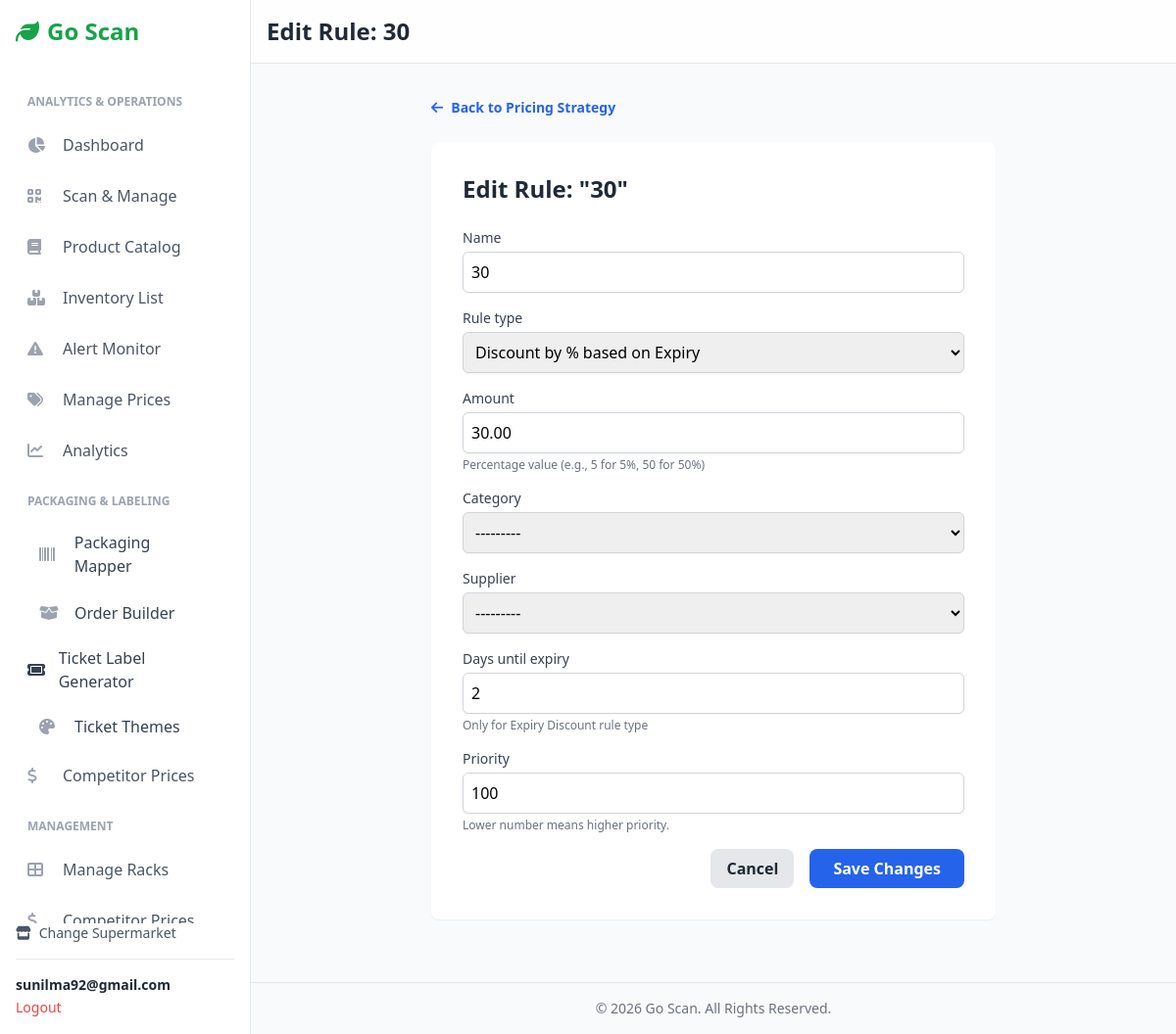
The page /pricing/supermarket/1/rule/1/edit/ (signed in) on the database its author committed.
### users/models.py (models this page shows, shortened)
class Account(AbstractBaseUser):
    first_name = models.CharField(max_length=50)
    last_name = models.CharField(max_length=50)
    username = models.CharField(max_length=50, unique=True)
    email = models.EmailField(max_length=100, unique=True)
    phone_number = models.CharField(max_length=50, blank=True)
    date_joined = models.DateTimeField(auto_now_add=True)
    last_login = models.DateTimeField(auto_now=True)
    is_admin = models.BooleanField(default=False)
    is_staff = models.BooleanField(default=False)
    is_active = models.BooleanField(default=True)  # <-- Changed to True
    is_superuser = models.BooleanField(default=False)
    USERNAME_FIELD = 'username'
    REQUIRED_FIELDS = ['email', 'first_name', 'last_name']
    objects = MyAccountManager()

### pricing/models.py (models this page shows, shortened)
class PricingRule(models.Model):
    class RuleType(models.TextChoices):
        MATCH_LOWEST = 'MATCH_LOWEST', 'Match Lowest Competitor'
        BEAT_LOWEST = 'BEAT_LOWEST', 'Beat Lowest Competitor by %'
        PROFIT_MARGIN = 'PROFIT_MARGIN', 'Maintain Profit Margin %'
        EXPIRY_DISCOUNT = 'EXPIRY_DISCOUNT', 'Discount by % based on Expiry'
    supermarket = models.ForeignKey(Supermarket, on_delete=models.CASCADE, related_name='pricing_rules')
    name = models.CharField(max_length=255)
    rule_type = models.CharField(max_length=20, choices=RuleType.choices)
    amount = models.DecimalField(max_digits=5, decimal_places=2,
                                 help_text="Percentage value (e.g., 5 for 5%, 50 for 50%)")
    category = models.ForeignKey(Category, on_delete=models.CASCADE, null=True, blank=True)
    supplier = models.ForeignKey(Supplier, on_delete=models.CASCADE, null=True, blank=True)
    days_until_expiry = models.IntegerField(null=True, blank=True, help_text="Only for Expiry Discount rule type")
    priority = models.IntegerField(default=100, help_text="Lower number means higher priority.")
    is_active = models.BooleanField(default=True,
                                    help_text="Uncheck this to disable the promotion without deleting it.")
    class Meta:
        ordering = ['priority']

### pricing/views.py (the view)
# urls.py: path('supermarket/<int:supermarket_id>/rule/<int:rule_id>/edit/', views.pricing_rule_edit_view, name='pricing_rule_edit'),
@login_required(login_url='account_login')
def pricing_rule_edit_view(request, supermarket_id, rule_id):
    supermarket = get_object_or_404(Supermarket, pk=supermarket_id, owner=request.user)
    rule = get_object_or_404(PricingRule, pk=rule_id, supermarket=supermarket)
    if request.method == 'POST':
        form = PricingRuleForm(request.POST, instance=rule)
        if form.is_valid():
            try:
                form.save()
                messages.success(request, f"Rule '{rule.name}' updated successfully.")
                return redirect('pricing:pricing_strategy', supermarket_id=supermarket.id)
            except IntegrityError as e:
                messages.error(request, f"Could not update rule: {e}")
            except ValueError as e:
                messages.error(request, f"Invalid input: {e}")
        else:
            messages.error(request, "Please correct the errors below.")
    else:
        form = PricingRuleForm(instance=rule)
    context = {
        'supermarket': supermarket,
        'rule': rule,
        'form': form,
    }
    return render(request, 'pricing/pricing_rule_edit.html', context) # Use a new template

### pricing/forms.py
class PricingRuleForm(forms.ModelForm):
    class Meta:
        model = PricingRule
        fields = ['name', 'rule_type', 'amount', 'category', 'supplier', 'days_until_expiry', 'priority']
        widgets = {
            'name': forms.TextInput(attrs={'class': 'mt-1 w-full p-2 border border-gray-300 rounded-md shadow-sm'}),
            'rule_type': forms.Select(attrs={'class': 'mt-1 w-full p-2 border border-gray-300 rounded-md shadow-sm'}),
            'amount': forms.NumberInput(attrs={'class': 'mt-1 w-full p-2 border border-gray-300 rounded-md shadow-sm'}),
            'category': forms.Select(attrs={'class': 'mt-1 w-full p-2 border border-gray-300 rounded-md shadow-sm'}),
            'supplier': forms.Select(attrs={'class': 'mt-1 w-full p-2 border border-gray-300 rounded-md shadow-sm'}),
            'days_until_expiry': forms.NumberInput(attrs={'class': 'mt-1 w-full p-2 border border-gray-300 rounded-md shadow-sm'}),
            'priority': forms.NumberInput(attrs={'class': 'mt-1 w-full p-2 border border-gray-300 rounded-md shadow-sm'}),
        }

### Inventory/models.py (called while the page is built)
    def __str__(self): return self.name

### templates/pricing/pricing_rule_edit.html (shortened to what this page needs)
{% extends "inventory/base.html" %}
{% block header %}Edit Rule: {{ rule.name }}{% endblock %}
{% block content %}
<div class="max-w-xl mx-auto">
    <div class="mb-6">
        <a href="{% url 'pricing:pricing_strategy' supermarket.id %}" class="text-sm font-semibold text-blue-600 hover:underline">
            <i class="fas fa-arrow-left mr-2"></i>Back to Pricing Strategy
        </a>
    </div>
    <div class="bg-white p-6 sm:p-8 rounded-lg shadow-sm">
        <h1 class="text-2xl font-bold text-gray-800 mb-6">
            Edit Rule: "{{ rule.name }}"
        </h1>
        <form method="POST" action="{% url 'pricing:pricing_rule_edit' supermarket.id rule.id %}" class="space-y-4">
            {% for field in form %}
            <div>
                <label for="{{ field.id_for_label }}" class="block text-sm font-medium text-gray-700">{{ field.label }}</label>
                {{ field }}
                {% if field.help_text %}
                    <p class="text-xs text-gray-500 mt-1">{{ field.help_text }}</p>
                {% endif %}
            </div>
            {% endfor %}
            <div class="mt-8 flex justify-end gap-4">
                <a href="{% url 'pricing:pricing_strategy' supermarket.id %}" class="px-4 py-2 bg-gray-200 text-gray-800 font-semibold rounded-lg hover:bg-gray-300 transition-colors">
                    Cancel
                </a>
                <button type="submit" class="px-6 py-2 bg-blue-600 text-white font-semibold rounded-lg hover:bg-blue-700 focus:outline-none focus:ring-2 focus:ring-offset-2 focus:ring-blue-500 transition-colors">
                    Save Changes
                </button>
            </div>
        </form>
    </div>
</div>
{% endblock %}

### templates/inventory/base.html (shortened to what this page needs)
{% load static %}
<!DOCTYPE html>
<html lang="en">
<head>
    <script src="https://cdn.tailwindcss.com"></script>
    <link rel="stylesheet" href="https://cdnjs.cloudflare.com/ajax/libs/font-awesome/6.4.0/css/all.min.css">
</head>
<body class="bg-gray-50 font-sans">
    <aside id="sidebar" class="w-64 bg-white text-gray-800 p-4 border-r border-gray-200 fixed h-full flex flex-col z-30 md:translate-x-0">
        <div class="text-2xl font-bold text-green-600 mb-8 flex items-center">
            <i class="fas fa-leaf mr-2"></i>
            <span>Go Scan</span>
        </div>
        <nav class="space-y-1 flex-grow overflow-y-auto">
            {% if supermarket %}
                <p class="px-3 pt-4 pb-2 text-xs font-semibold text-gray-400 uppercase">Analytics & Operations</p>
                <a href="{% url 'inventory:supermarket_dashboard' supermarket.id %}" class="sidebar-link flex items-center p-3 rounded-lg text-gray-600 hover:bg-gray-200">
                    <i class="fas fa-chart-pie w-6 mr-3 text-gray-400"></i> Dashboard
                </a>
                <a href="{% url 'inventory:scan_item' supermarket.id %}" class="sidebar-link flex items-center p-3 rounded-lg text-gray-600 hover:bg-gray-200">
                    <i class="fas fa-qrcode w-6 mr-3 text-gray-400"></i> Scan & Manage
                </a>
                <a href="{% url 'inventory:product_list' supermarket.id %}" class="sidebar-link flex items-center p-3 rounded-lg text-gray-600 hover:bg-gray-200">
                    <i class="fas fa-book w-6 mr-3 text-gray-400"></i> Product Catalog
                </a>
                <a href="{% url 'inventory:inventory_list' supermarket.id %}" class="sidebar-link flex items-center p-3 rounded-lg text-gray-600 hover:bg-gray-200">
                    <i class="fas fa-boxes-stacked w-6 mr-3 text-gray-400"></i> Inventory List
                </a>
                <a href="{% url 'pricing:alert_monitor' supermarket.id %}" class="sidebar-link flex items-center p-3 rounded-lg text-gray-600 hover:bg-gray-200">
                    <i class="fas fa-triangle-exclamation w-6 mr-3 text-gray-400"></i> Alert Monitor
                </a>
                    <a href="{% url 'product_pricing:manage_product_prices' supermarket.id %}" class="sidebar-link flex items-center p-3 rounded-lg text-gray-600 hover:bg-gray-200">
                        <i class="fas fa-tags w-6 mr-3 text-gray-400"></i> Manage Prices
                    </a>
            <a href="{% url 'analytics:dashboard' supermarket.id %}"
   class="sidebar-link flex items-center p-3 rounded-lg text-gray-600 hover:bg-gray-200">
    <i class="fas fa-chart-line w-6 mr-3 text-gray-400"></i>
    <span>Analytics</span>
</a>
<p class="px-3 pt-4 pb-2 text-xs font-semibold text-gray-400 uppercase">
    Packaging & Labeling
</p>
<a href="{% url 'packaging:scan_unit' supermarket.id %}"
   class="sidebar-link flex items-center px-4 py-2.5 rounded-lg mx-2 text-gray-700 hover:bg-gray-100">
    <i class="fas fa-barcode w-6 mr-3 text-gray-400"></i>
    <span>Packaging Mapper</span>
</a>
<a href="{% url 'packaging:order_builder' supermarket.id %}"
   class="sidebar-link flex items-center px-4 py-2.5 rounded-lg mx-2 text-gray-700 hover:bg-gray-100">
    <i class="fas fa-box-open w-6 mr-3 text-gray-400"></i>
    <span>Order Builder</span>
</a>
            <a href="{% url 'ticket:ticket_list' supermarket.id %}"
           class="sidebar-link flex items-center gap-3 rounded-xl px-3 py-2 text-gray-700 hover:bg-gray-100">
            <i class="fas fa-ticket w-5"></i> Ticket Label Generator
        </a>
<a href="{% url 'ticket:ticket_theme_list' supermarket.id %}"
   class="sidebar-link flex items-center px-4 py-2.5 rounded-lg mx-2 text-gray-700 hover:bg-gray-100">
    <i class="fas fa-palette w-6 mr-3 text-gray-400"></i>
    <span>Ticket Themes</span>
</a>
            <a href="{% url 'competitor:competitor_compare' supermarket.id %}" class="sidebar-link flex items-center p-3 rounded-lg text-gray-600 hover:bg-gray-200"><i class="fas fa-dollar-sign w-6 mr-3 text-gray-400"></i> Competitor Prices</a>
                <p class="px-3 pt-4 pb-2 text-xs font-semibold text-gray-400 uppercase">Management</p>
            <a href="{% url 'inventory:rack_list' supermarket.id %}" class="sidebar-link flex items-center p-3 rounded-lg text-gray-600 hover:bg-gray-200">
                    <i class="fas fa-th-large w-6 mr-3 text-gray-400"></i> Manage Racks
                </a>
                <a href="{% url 'inventory:competitive_pricing' supermarket.id %}" class="sidebar-link flex items-center p-3 rounded-lg text-gray-600 hover:bg-gray-200">
                    <i class="fas fa-dollar-sign w-6 mr-3 text-gray-400"></i> Competitor Prices
                </a>
            {% endif %}
        </nav>
        <div class="mt-auto">
            <a href="{% url 'inventory:home' %}" class="text-sm text-gray-600 hover:text-green-600 flex items-center mb-4"><i class="fas fa-store mr-2"></i> Change Supermarket</a>
            {% if user.is_authenticated %}
            <div class="border-t pt-4">
                <p class="text-sm font-semibold truncate">{{ user.email }}</p>
                <a href="{% url 'account_logout' %}" class="text-sm text-red-500 hover:underline">Logout</a>
            </div>
            {% endif %}
        </div>
    </aside>
    <div class="flex-1 md:ml-64">
        <header class="bg-white/80 backdrop-blur-md sticky top-0 z-10 p-4 border-b border-gray-200 flex items-center justify-between">
            <h1 class="text-xl md:text-2xl font-bold text-gray-800">
                {% block header %}{% endblock %}
            </h1>
        </header>
        <main class="p-4 sm:p-6 md:p-8">
            {% block content %}{% endblock %}
        </main>
         <footer class="text-center p-4 text-sm text-gray-500 border-t mt-8">
            © {% now "Y" %} Go Scan. All Rights Reserved.
        </footer>
    </div>
</body>
</html>

### templates/inventory/base.html (style rules this page uses)
#sidebar { transition: transform 0.3s ease-in-out; }

### rows shown on the page
Account: email "sunilma92@gmail.com"
PricingRule: name "30", form "30" "Discount by % based on Expiry" "30.00" "---------" "---------" "2" "100"

### other values the page prints
{{ field.label }} "Name" "Rule type" "Amount" "Category" "Supplier" "Days until expiry" "Priority"
{{ field.help_text }} "Percentage value (e.g., 5 for 5%, 50 for 50%)" "Only for Expiry Discount rule type" "Lower number means higher priority."
